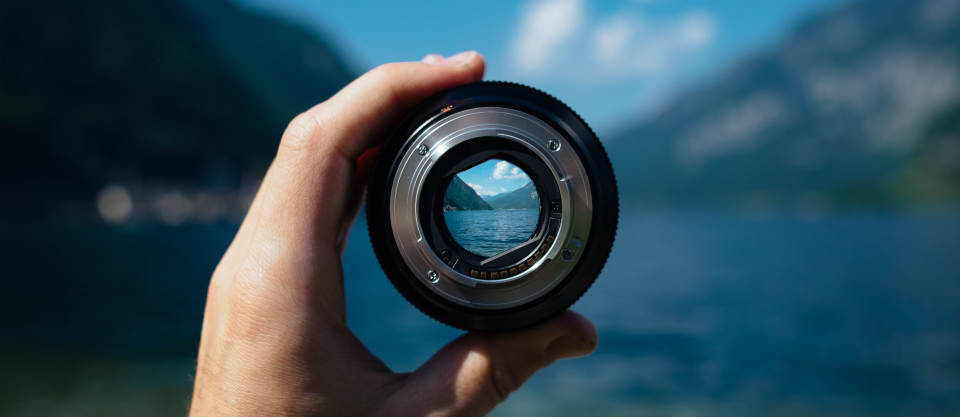
#> input picture me/opencv/resources/lens.jpeg, 1920 x 834 px, found by its file name (shown at 1/2 size)
$ python pic.py
#> lines starting #> are read from the running program, lines starting #| are printed output that depends on the picture
import cv2
import numpy as np

img = cv2.imread("me/opencv/resources/lens.jpeg")
#> img is the input picture: shape (834, 1920, 3); mean B, G, R 87.7, 75.5, 46.9
print(img.shape)
#| (834, 1920, 3)

# resize image
imgResize=cv2.resize(img,(640,278))
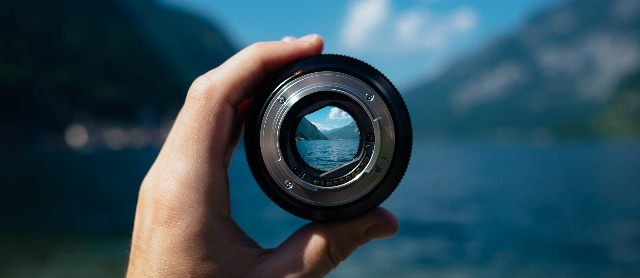
#> imgResize: shape (278, 640, 3); mean B, G, R 87.7, 75.5, 46.9
print(imgResize.shape)
#| (278, 640, 3)

#crop image
imgCropped=imgResize[0:200,200:500]
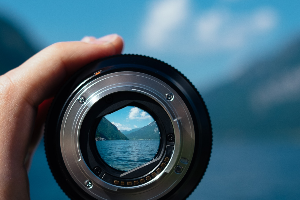
#> imgCropped: shape (200, 300, 3); mean B, G, R 114.7, 98.5, 66.9


# cv2.imshow("Real Image",img)
cv2.imshow("Resize Image",imgResize)
cv2.imshow("Cropped Image",imgCropped)

cv2.waitKey(0)
